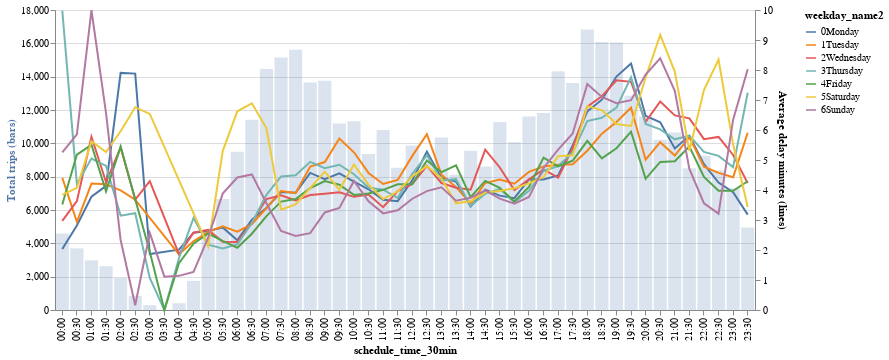

Vega-Lite specification stored for this chart:
### Vega-Lite specification from a JSON file in a GitHub repository (floating-point values rounded to 4 significant figures; data arrays with more than 128 entries replaced by an {"elided": "..."} marker saying what was removed)
{"config": {"view": {"continuousWidth": 400, "continuousHeight": 300}}, "layer": [{"mark": {"type": "bar", "opacity": 0.2}, "encoding": {"tooltip": [{"type": "nominal", "field": "schedule_time_30min"}, {"type": "quantitative", "aggregate": "sum", "field": "size"}], "x": {"type": "nominal", "field": "schedule_time_30min"}, "y": {"type": "quantitative", "aggregate": "sum", "axis": {"title": "Total trips (bars)", "titleColor": "#5276A7"}, "field": "size"}}}, {"mark": {"type": "line", "color": "green"}, "encoding": {"color": {"type": "nominal", "field": "weekday_name2"}, "tooltip": [{"type": "nominal", "field": "schedule_time_30min"}, {"type": "quantitative", "field": "delay_minutes"}], "x": {"type": "nominal", "field": "schedule_time_30min"}, "y": {"type": "quantitative", "axis": {"title": "Average delay minutes (lines)"}, "field": "delay_minutes"}}}], "data": {"name": "data-8a8ece09e1ebf992a376b5af769435e2"}, "height": 300, "resolve": {"scale": {"y": "independent"}}, "width": 700, "$schema": "https://vega.github.io/schema/vega-lite/v4.8.1.json", "datasets": {"data-8a8ece09e1ebf992a376b5af769435e2": {"elided": "329 records"}}}
